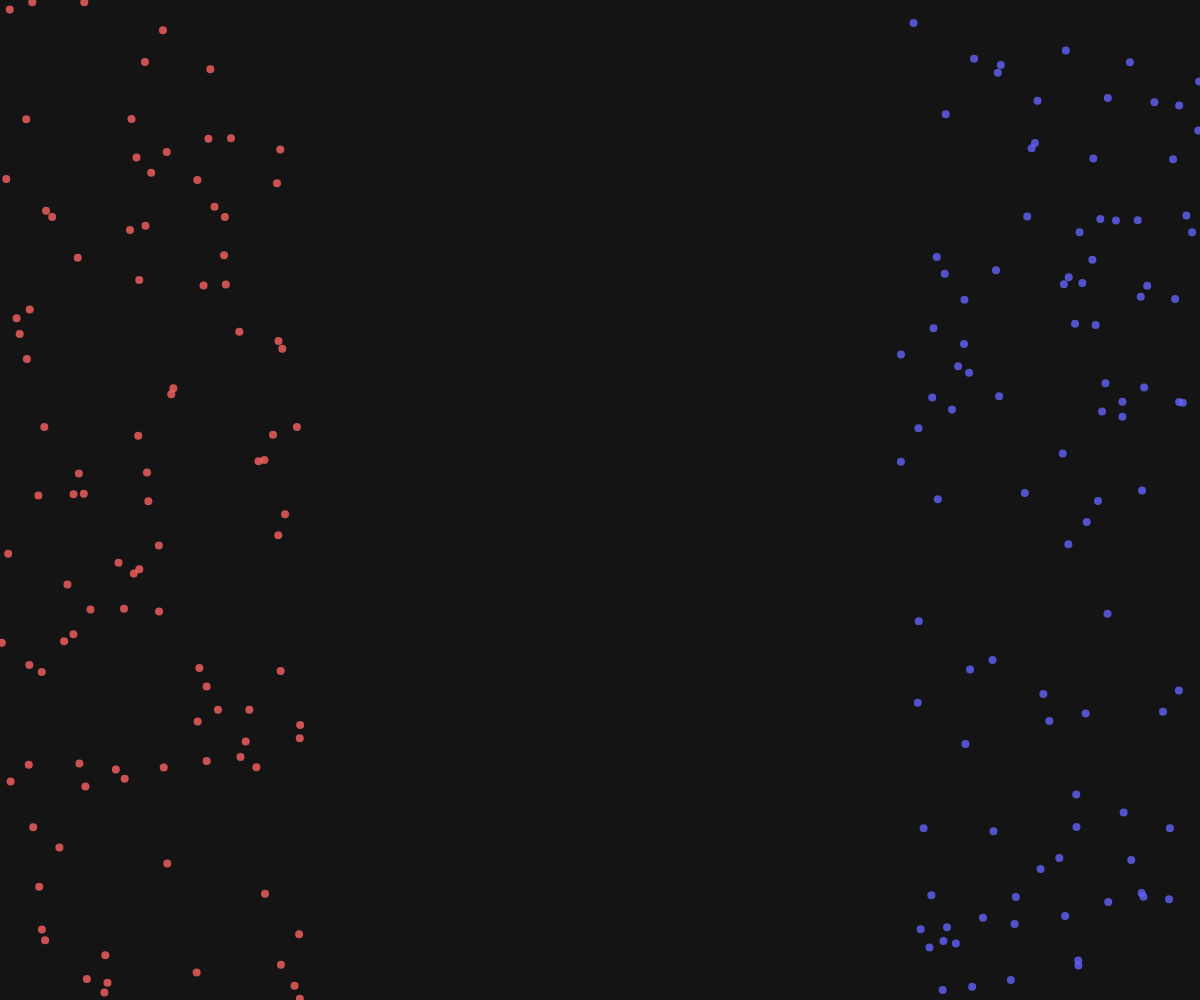
Frame 1 (no input)
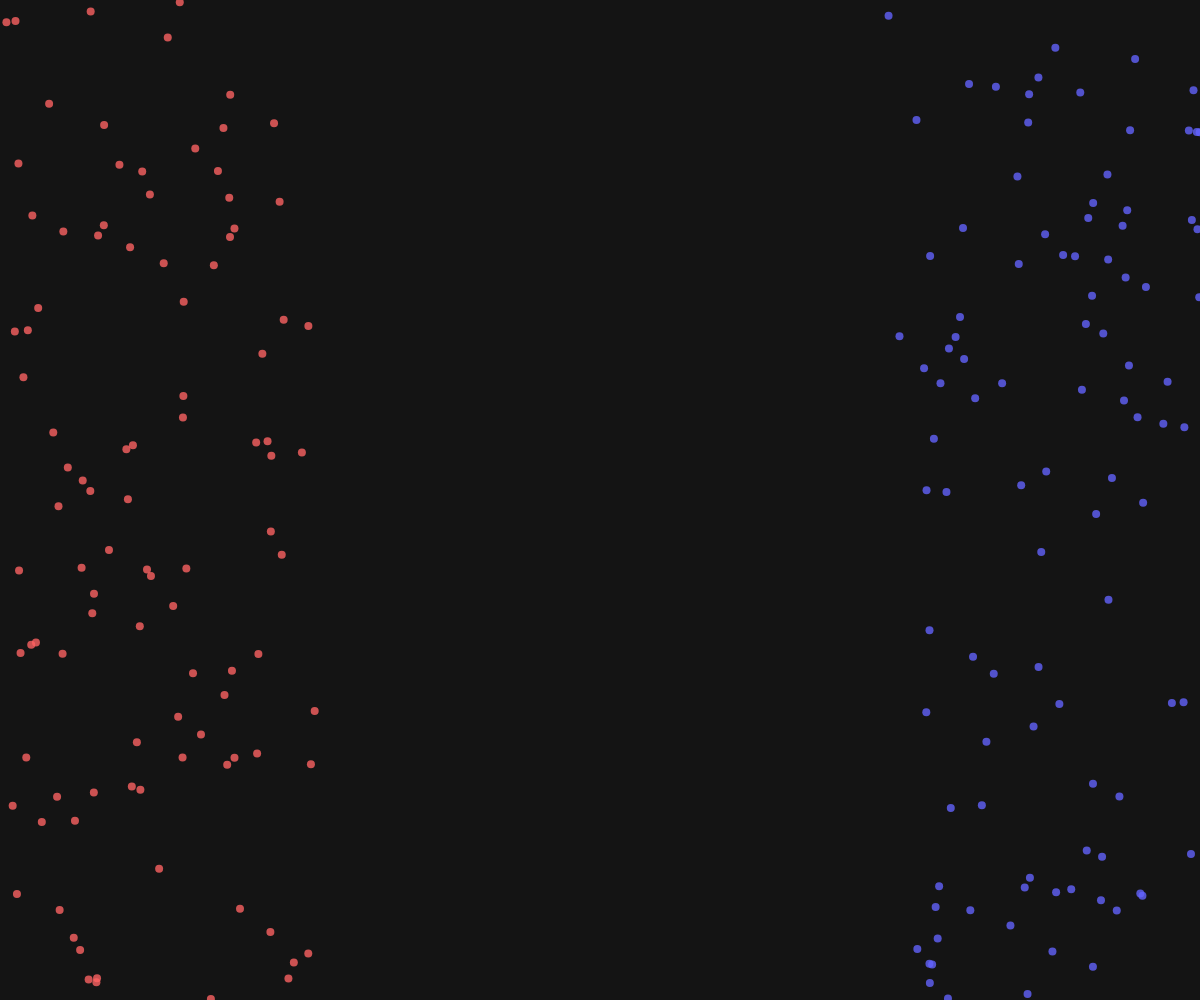
Frame 60 (no input)
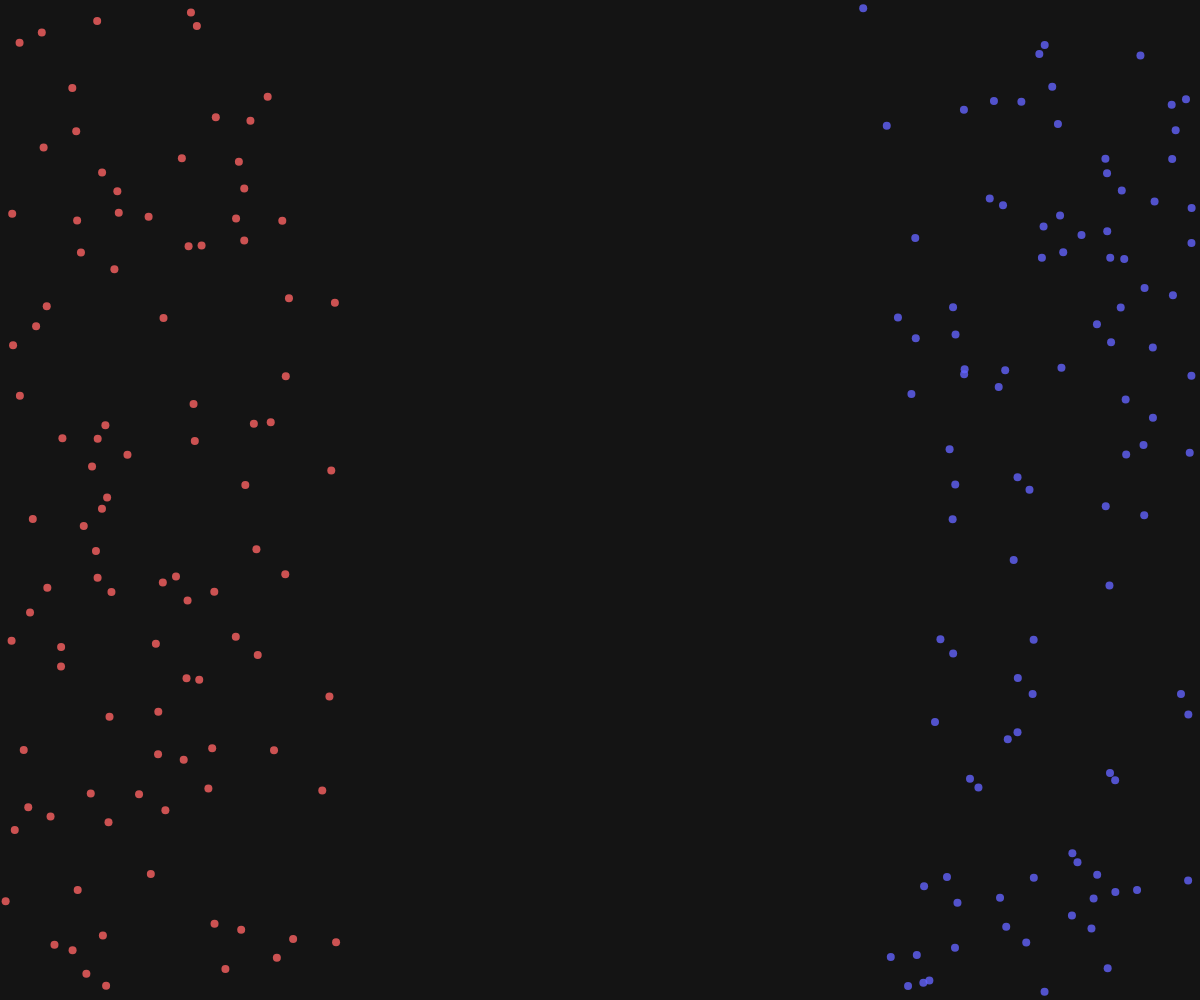
Frame 120 (the mouse pressed at the canvas centre since frame 60)

The p5.js sketch that drew these frames (run headless with seeded random() and noise() and a simulated clock; from frame 60 on, the mouse is pressed at the canvas centre):

// p5.js sketch
// ── sketch.js
let particles1 = [];
let particles2 = [];
const numParticles = 100;
const streamRadius = 50;
const colorChangeDistance = 30;

function setup() {
  createCanvas(windowWidth, windowHeight);
  noStroke();

  // Initialize two streams of particles
  for (let i = 0; i < numParticles; i++) {
    particles1.push({
      x: random(width / 4),
      y: random(height),
      vx: random(-0.5, 0.5),
      vy: random(-0.5, 0.5),
      color: color(255, 100, 100, 200)
    });

    particles2.push({
      x: random(3 * width / 4, width),
      y: random(height),
      vx: random(-0.5, 0.5),
      vy: random(-0.5, 0.5),
      color: color(100, 100, 255, 200)
    });
  }
}

function draw() {
  background(20);

  // Update and display particles for stream 1
  for (let i = 0; i < particles1.length; i++) {
    let p = particles1[i];
    p.x += p.vx;
    p.y += p.vy;

    // Boundary check for stream 1
    if (p.x < 0 || p.x > width) p.vx *= -1;
    if (p.y < 0 || p.y > height) p.vy *= -1;

    fill(p.color);
    ellipse(p.x, p.y, 8, 8);

    // Check proximity to stream 2 particles
    for (let j = 0; j < particles2.length; j++) {
      let other = particles2[j];
      let d = dist(p.x, p.y, other.x, other.y);
      
      if (d < colorChangeDistance) {
        // Swap colors temporarily when close
        let tempColor = p.color;
        p.color = other.color;
        other.color = tempColor;
      }
    }
  }

  // Update and display particles for stream 2
  for (let i = 0; i < particles2.length; i++) {
    let p = particles2[i];
    p.x += p.vx;
    p.y += p.vy;

    // Boundary check for stream 2
    if (p.x < 0 || p.x > width) p.vx *= -1;
    if (p.y < 0 || p.y > height) p.vy *= -1;

    fill(p.color);
    ellipse(p.x, p.y, 8, 8);

    // Check proximity to stream 1 particles
    for (let j = 0; j < particles1.length; j++) {
      let other = particles1[j];
      let d = dist(p.x, p.y, other.x, other.y);
      
      if (d < colorChangeDistance) {
        // Swap colors temporarily when close
        let tempColor = p.color;
        p.color = other.color;
        other.color = tempColor;
      }
    }
  }
}

function windowResized() {
  resizeCanvas(windowWidth, windowHeight);
}
